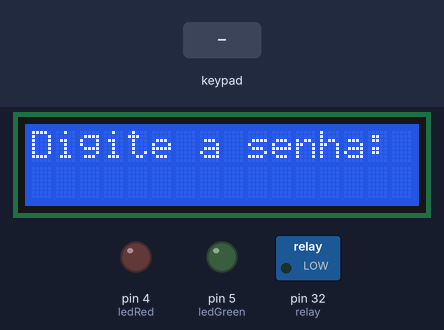
Simulated run of this sketch. Board: Arduino Mega 2560, built with avr-gcc and run on an emulated ATmega2560. On the bench: 16×2 character LCD, switched loads named in the sketch (green lamp = pin HIGH), output pins drawn as LEDs (lit = HIGH). The inputs (shaded band) are chosen by the test bench.

Above: at 1.2 s.
1.3 s: keypad keys 2 2 2 3 2 4 2 5 # pressed 0.4 s apart
At 6.3 s:
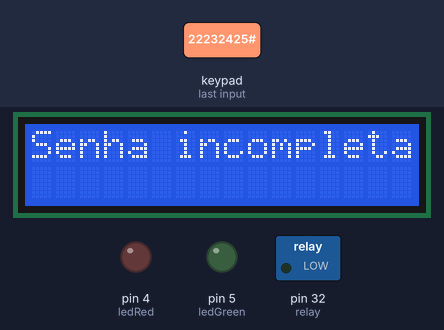
6.4 s: keypad keys 1 2 3 4 # pressed 0.4 s apart
At 9.4 s:
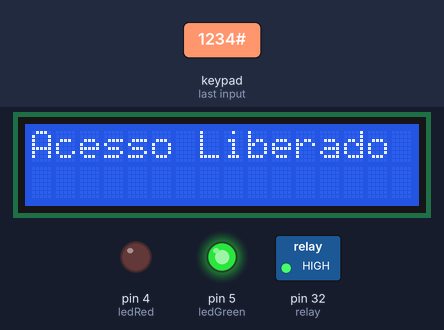
11.4 s: key '1' pressed
At 12.4 s:
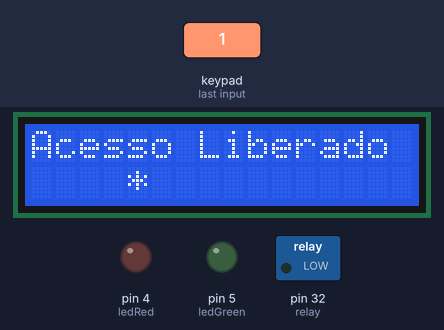
13.3 s: keypad keys 2 2 2 3 2 4 2 5 pressed 0.4 s apart
At 16.6 s:
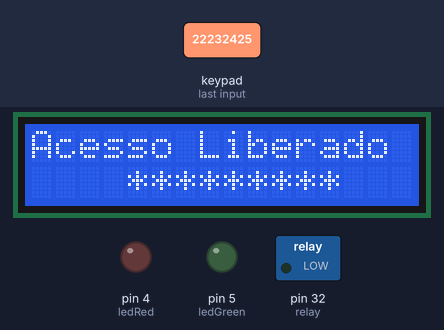
18.0 s: key '2' pressed
At 19.2 s:
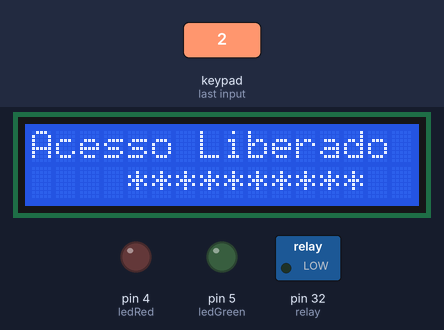
19.5 s: key '3' pressed
At 20.3 s:
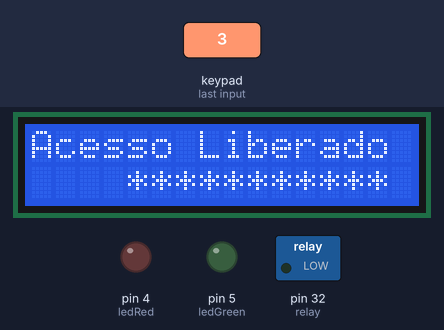
Timing chart, 0 to 22.0 s (numbered marks = the images above; inputs shaded):
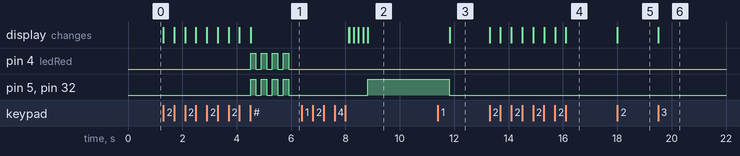

The sketch:

sketch.ino
```cpp
#include <Keypad.h>
#include <LiquidCrystal.h>

LiquidCrystal lcd(10, 11, 12, 13, 14, 15);

const byte rows = 4;
const byte columns = 3;

const int ledGreen = 5;
const int ledRed = 4;
const int relay = 32;

const String password = "1234";
String wordDigitalUser = ""; // sla, eu fumei nesse nome, mas se refere a entrada do user

char keys[rows][columns] = {
  {'1', '2', '3'},
  {'4', '5', '6'},
  {'7', '8', '9'},
  {'*', '0', '#'}
};

byte pinosRows[rows] = {22, 23, 24, 25};
byte pinosColumns[columns] = {26, 27, 28};
Keypad teclado = Keypad(makeKeymap(keys), pinosRows, pinosColumns, rows, columns);

void setup() {
  pinMode(ledGreen, OUTPUT);
  pinMode(ledRed, OUTPUT);
  pinMode(relay, OUTPUT);

  digitalWrite(relay, LOW);

  lcd.begin(16,2);
  lcd.print("Digite a senha: ");
}

void loop() {
  char key = teclado.getKey();

 if (key) {
  Serial.println(key);

    if (key == '*') {
      wordDigitalUser = "";
      lcd.clear();
      lcd.print("Digite a senha: ");
    } else if (key == '#') {
        if (wordDigitalUser.length() == 4) {
          checkPassword();
        } else {
            lcd.clear();
            lcd.print("Senha incompleta");

            for (int i = 0; i < 4; i++){
              digitalWrite(ledRed, HIGH);
              digitalWrite(ledGreen, HIGH);
              digitalWrite(relay, HIGH);
              delay(200);

              digitalWrite(ledGreen, LOW);
              digitalWrite(ledRed, LOW);
              digitalWrite(relay, LOW);
              delay(200);
            }

            delay(2000);
            lcd.clear();
            lcd.print("Digite a senha: ");
            wordDigitalUser = "";
          }
      } else {
          lcd.setCursor(0, 1);
          wordDigitalUser += key;
          lcd.setCursor(wordDigitalUser.length() - 1, 1);
          lcd.print("*");
        }
  }
}

void checkPassword () {
  if (wordDigitalUser == password) {
    lcd.clear();
    lcd.print("Acesso Liberado");
    digitalWrite(ledGreen, HIGH);
    digitalWrite(ledRed, LOW);
    digitalWrite(relay, HIGH);
    delay(3000);
    digitalWrite(ledGreen, LOW);
    digitalWrite(relay, LOW);
  } else {
    lcd.clear();
    lcd.print("Senha incorreta");
    digitalWrite(ledRed, HIGH);
    digitalWrite(ledGreen, LOW);
    digitalWrite(relay, HIGH);
    delay(3000);
    digitalWrite(ledRed, LOW);
    digitalWrite(relay, LOW);
  }
}
```

Measured:
- after the input at 1.3 s, pin 4 (ledRed), pin 5 (ledGreen), pin 32 (relay): alternates HIGH for 0.20 s and LOW for 0.20 s, starting after 3.2 s; the display: first changes at once (image 1 shows a later state)
- after the input at 6.4 s, pin 5 (ledGreen), pin 32 (relay): LOW → HIGH after 2.4 s; the display: first differs from a run without the input after 1.7 s (image 2 shows a later state)
- after the input at 11.4 s, the display: changes after 0.44 s (image 3)
- after the input at 13.3 s, the display: first changes at once (image 4 shows a later state)
- after the input at 18.0 s, the display: changes at once (image 5)
- after the input at 19.5 s, the display: changes at once (image 6)
